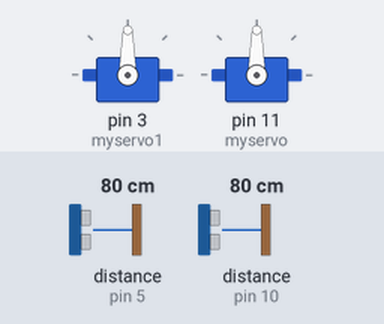
Simulated run of this sketch. Board: Arduino Uno, built with avr-gcc and run on an emulated ATmega328P. On the bench: 2 × servo. Wiring (inferred from the names in the program): 2 × ultrasonic range finder: trigger pin 6, echo pin 5 / trigger pin 9, echo pin 10. Inputs (shaded band) come from the test bench; at power-on: distance to the obstacle (sensors on pin 5, pin 10) 80 cm. The echo pulse lasts 58.3 µs per cm.

Above: at 1.2 s.
1.3 s: distance to the obstacle (sensor on pin 5) set to 43 cm
2.8 s: distance to the obstacle (sensor on pin 5) set to 38 cm
At 3.6 s:
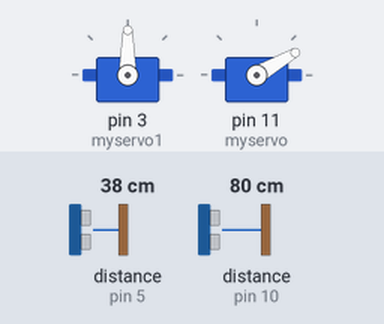
At 5.0 s:
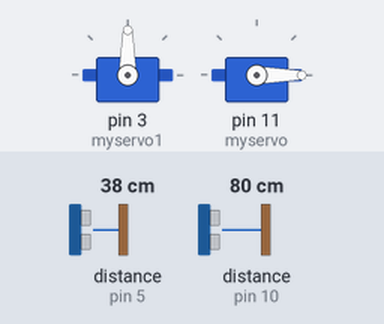
Timing chart, 0 to 11.3 s (numbered marks = the images above; inputs shaded):
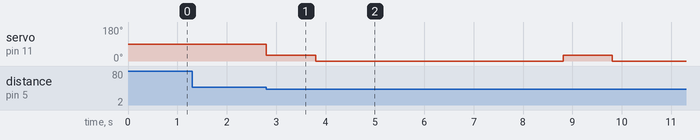

The sketch:

lightsOff.ino
```cpp
#include <Servo.h>

const int echoPin = 10;
const int echoPin2 = 5;
const int triggerPin = 9;
const int triggerPin2 = 6;

int distance, distance2;
long duration, duration2;

Servo myservo1;
Servo myservo;

void setup() {
  pinMode(triggerPin, OUTPUT);
  pinMode(triggerPin2, OUTPUT);
  pinMode(echoPin, INPUT);
  pinMode(echoPin2, INPUT);
  myservo1.attach(3);
  myservo.attach(11);
  Serial.begin(9600);
}

void loop() {

  digitalWrite(triggerPin, LOW);
  delayMicroseconds(2);
  digitalWrite(triggerPin, HIGH);
  delayMicroseconds(10);
  digitalWrite(triggerPin, LOW);
  duration = pulseIn(echoPin, HIGH);
  distance = duration * 0.034 / 2;
  if (distance < 40) {

    myservo1.write(0);
    delay(1000);
    myservo1.write(40);
    delay(5000);
  }
  digitalWrite(triggerPin2, LOW);
  delayMicroseconds(2);
  digitalWrite(triggerPin2, HIGH);
  delayMicroseconds(10);
  digitalWrite(triggerPin2, LOW);
  duration2 = pulseIn(echoPin2, HIGH);
  distance2 = duration2 * 0.034 / 2;

  if (distance2 < 40) {
    myservo.write(30);
    delay(1000);
    myservo.write(0);
    delay(5000);
  }

}
```

Measured:
- the behaviour switches between 41 and 40 cm on distance to the obstacle (sensor on pin 5) (found by bisection; images 0 and 1)
- after the input at 1.3 s, every drawn part: stays the same
- after the input at 2.8 s, servo on pin 11 (myservo): alternates 30° for 1.0 s and 0° for 5.0 s, starting at once
